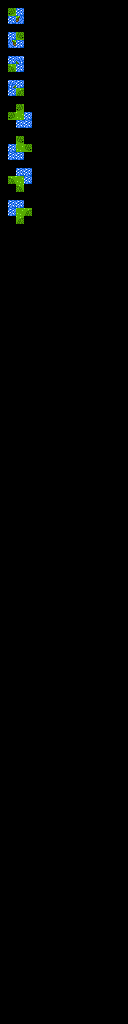

The image is a tile-based game level rendered from a .tmx file. Its description and source (layers, tilesets, objects; grid data summarised) follow:
An orthogonal 16x128 tile map with 8x8 px tiles, 3 tile layers (regions, input1_automapping-input, output_automapping-output), 2 tilesets.

<map version="1.2" tiledversion="1.2.4" orientation="orthogonal" renderorder="left-up" width="16" height="128" tilewidth="8" tileheight="8" infinite="0" nextlayerid="4" nextobjectid="1">
 <tileset firstgid="1" source="../tilesets/overworld-tileset.tsx" />
 <tileset firstgid="641" source="../tilesets/overworld-automapping-input_tiles.tsx" />
 <layer id="1" name="regions" width="16" height="128">
  <data>[2048 cells, 40 non-empty, 1 distinct tile ids]</data>
 </layer>
 <layer id="2" name="input1_automapping-input" width="16" height="128">
  <data>[2048 cells, 40 non-empty, 2 distinct tile ids]</data>
 </layer>
 <layer id="3" name="output_automapping-output" width="16" height="128">
  <data>[2048 cells, 20 non-empty, 5 distinct tile ids]</data>
 </layer>
</map>
